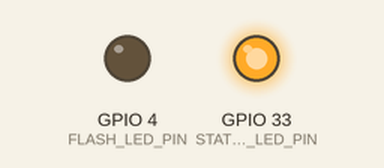
Bench run of a sketch on a simulated ESP32. Parts: output pins drawn as LEDs (lit = HIGH). WiFi joins after 1.5 s; servers stay silent unless stated; uploads are accepted with an empty reply; the camera gives no picture; what the sketch prints to the serial monitor is not drawn.

Above: at 1.1 s.
At 2.9 s:
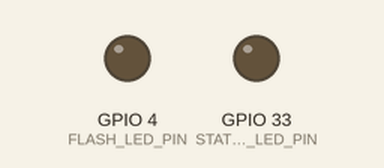
Timing chart, 0 to 4.4 s (numbered marks = the images above):
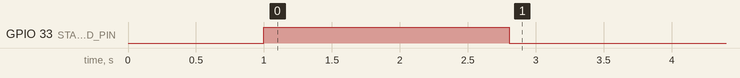

The sketch:

cam-node.ino
```cpp
/*
 * Forest Fire Guardian - ESP32-CAM Node Firmware
 *
 * Captures JPEG frames from OV2640 camera module and streams them
 * via HTTP POST to the Edge Gateway for real-time SigLIP2 computer vision inference.
 *
 * Board: AI-Thinker ESP32-CAM
 * Framework: Arduino / PlatformIO
 */

#include "esp_camera.h"
#include <WiFi.h>
#include <HTTPClient.h>

// ================= USER CONFIGURATION =================
const char* WIFI_SSID     = "YOUR_WIFI_SSID";
const char* WIFI_PASSWORD = "YOUR_WIFI_PASSWORD";

// Edge Gateway Configuration
const char* GATEWAY_HOST  = "192.168.1.100";
const int   GATEWAY_PORT  = 8000;
const char* INGEST_PATH   = "/api/v1/telemetry/camera/frame";

const char* NODE_ID       = "ESP32_CAM_NODE_01";
const unsigned long CAPTURE_INTERVAL_MS = 10000; // 10 seconds per frame
// ======================================================

// AI-Thinker ESP32-CAM Pin Mapping
#define PWDN_GPIO_NUM     32
#define RESET_GPIO_NUM    -1
#define XCLK_GPIO_NUM      0
#define SIOD_GPIO_NUM     26
#define SIOC_GPIO_NUM     27

#define Y9_GPIO_NUM       35
#define Y8_GPIO_NUM       34
#define Y7_GPIO_NUM       39
#define Y6_GPIO_NUM       36
#define Y5_GPIO_NUM       21
#define Y4_GPIO_NUM       19
#define Y3_GPIO_NUM       18
#define Y2_GPIO_NUM        5
#define VSYNC_GPIO_NUM    25
#define HREF_GPIO_NUM     23
#define PCLK_GPIO_NUM     22

#define FLASH_LED_PIN      4
#define STATUS_LED_PIN    33

unsigned long lastCaptureTime = 0;
unsigned long frameCount = 0;

bool initCamera() {
  camera_config_t config;
  config.ledc_channel = LEDC_CHANNEL_0;
  config.ledc_timer   = LEDC_TIMER_0;
  config.pin_d0       = Y2_GPIO_NUM;
  config.pin_d1       = Y3_GPIO_NUM;
  config.pin_d2       = Y4_GPIO_NUM;
  config.pin_d3       = Y5_GPIO_NUM;
  config.pin_d4       = Y6_GPIO_NUM;
  config.pin_d5       = Y7_GPIO_NUM;
  config.pin_d6       = Y8_GPIO_NUM;
  config.pin_d7       = Y9_GPIO_NUM;
  config.pin_xclk     = XCLK_GPIO_NUM;
  config.pin_pclk     = PCLK_GPIO_NUM;
  config.pin_vsync    = VSYNC_GPIO_NUM;
  config.pin_href     = HREF_GPIO_NUM;
  config.pin_sccb_sda = SIOD_GPIO_NUM;
  config.pin_sccb_scl = SIOC_GPIO_NUM;
  config.pin_pwdn     = PWDN_GPIO_NUM;
  config.pin_reset    = RESET_GPIO_NUM;
  config.xclk_freq_hz = 20000000;
  config.pixel_format = PIXFORMAT_JPEG;

  if (psramFound()) {
    config.frame_size   = FRAMESIZE_VGA;  // 640x480 resolution
    config.jpeg_quality = 12;             // 10-63 (lower = higher quality)
    config.fb_count     = 2;
  } else {
    config.frame_size   = FRAMESIZE_SVGA;
    config.jpeg_quality = 14;
    config.fb_count     = 1;
  }

  esp_err_t err = esp_camera_init(&config);
  if (err != ESP_OK) {
    Serial.printf("[Camera] Init failed with error 0x%x\n", err);
    return false;
  }

  // Adjust camera sensor properties
  sensor_t * s = esp_camera_sensor_get();
  if (s != NULL) {
    s->set_brightness(s, 1);     // -2 to 2
    s->set_contrast(s, 1);       // -2 to 2
    s->set_saturation(s, 0);     // -2 to 2
    s->set_special_effect(s, 0); // 0 = No Effect
    s->set_whitebal(s, 1);       // 1 = Auto White Balance
  }

  Serial.println("[Camera] Initialized successfully.");
  return true;
}

void connectWiFi() {
  if (WiFi.status() == WL_CONNECTED) return;

  Serial.printf("[WiFi] Connecting to %s...", WIFI_SSID);
  WiFi.mode(WIFI_STA);
  WiFi.begin(WIFI_SSID, WIFI_PASSWORD);

  int retries = 0;
  while (WiFi.status() != WL_CONNECTED && retries < 20) {
    delay(500);
    Serial.print(".");
    retries++;
  }

  if (WiFi.status() == WL_CONNECTED) {
    Serial.printf("\n[WiFi] Connected! IP: %s\n", WiFi.localIP().toString().c_str());
    digitalWrite(STATUS_LED_PIN, LOW); // Active LOW on ESP32-CAM
  } else {
    Serial.println("\n[WiFi] Failed to connect.");
  }
}

void captureAndSendFrame() {
  if (WiFi.status() != WL_CONNECTED) {
    Serial.println("[Camera] Skipping capture: WiFi not connected.");
    return;
  }

  Serial.println("[Camera] Capturing frame...");
  camera_fb_t * fb = esp_camera_fb_get();
  if (!fb) {
    Serial.println("[Camera] Frame capture failed!");
    return;
  }

  frameCount++;
  Serial.printf("[Camera] Frame #%lu captured (%u bytes). Sending to Gateway...\n", frameCount, fb->len);

  HTTPClient http;
  String url = String("http://") + GATEWAY_HOST + ":" + GATEWAY_PORT + INGEST_PATH;
  http.begin(url);
  http.addHeader("Content-Type", "image/jpeg");
  http.addHeader("X-Node-ID", NODE_ID);
  http.addHeader("X-Frame-Index", String(frameCount));
  http.addHeader("X-Timestamp-Ms", String(millis()));

  int httpCode = http.POST(fb->buf, fb->len);
  if (httpCode > 0) {
    String response = http.getString();
    Serial.printf("[HTTP] POST frame %d OK. Server response: %s\n", httpCode, response.c_str());
  } else {
    Serial.printf("[HTTP] POST frame failed, error: %s\n", http.errorToString(httpCode).c_str());
  }

  http.end();
  esp_camera_fb_return(fb); // Release memory buffer
}

void setup() {
  Serial.begin(115200);
  delay(1000);
  Serial.println("\n=== Forest Fire Guardian: ESP32-CAM Node ===");

  pinMode(STATUS_LED_PIN, OUTPUT);
  pinMode(FLASH_LED_PIN, OUTPUT);
  digitalWrite(FLASH_LED_PIN, LOW);
  digitalWrite(STATUS_LED_PIN, HIGH);

  if (!initCamera()) {
    Serial.println("[Fatal] Camera hardware initialization failed.");
    while (true) { delay(1000); }
  }

  connectWiFi();
}

void loop() {
  if (WiFi.status() != WL_CONNECTED) {
    connectWiFi();
  }

  unsigned long currentMillis = millis();
  if (currentMillis - lastCaptureTime >= CAPTURE_INTERVAL_MS) {
    lastCaptureTime = currentMillis;
    captureAndSendFrame();
  }

  delay(100);
}
```
